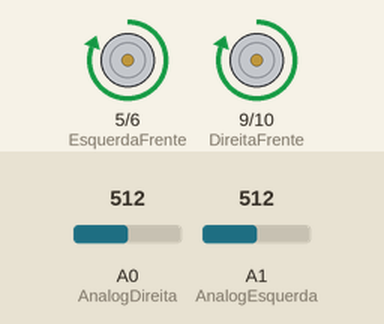
This sketch was run on a simulated Arduino Uno, built with avr-gcc and run on an emulated ATmega328P. Parts: motor-driver pin pairs drawn as motors (green arrow = first pin HIGH = forward, orange = second pin HIGH = backward, longer = more drive). Inputs (shaded band) come from the test bench; at power-on: A0 (AnalogDireita) = 512, A1 (AnalogEsquerda) = 512.

Above: at 1.25 s.
1.3 s: A0 (AnalogDireita) set to 110
4.3 s: A0 (AnalogDireita) set to 94
7.3 s: A0 (AnalogDireita) set to 122
10.3 s: A1 (AnalogEsquerda) set to 104
13.3 s: A1 (AnalogEsquerda) set to 95
16.3 s: A1 (AnalogEsquerda) set to 122
Timing chart, 0 to 20.3 s (numbered marks = the images above; inputs shaded):
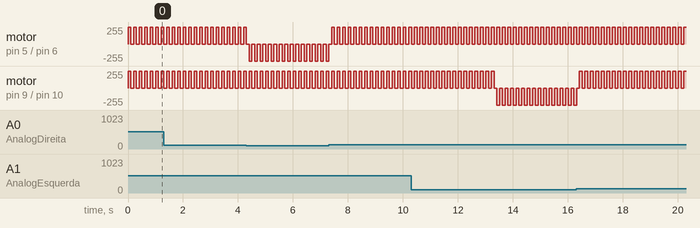

The sketch:

segue_linha_definitivo.ino
```cpp
int EsquerdaTras = 6;
int EsquerdaFrente = 5;
int DireitaTras = 10;
int DireitaFrente = 9;

int AnalogDireita = A0;
int AnalogEsquerda = A1;
int leituraDireita = 0;
int leituraEsquerda = 0;

void setup() {
  Serial.begin(9600);

  pinMode(EsquerdaTras,OUTPUT);
  pinMode(EsquerdaFrente,OUTPUT);

  pinMode(DireitaTras,OUTPUT);
  pinMode(DireitaFrente,OUTPUT);

}

void loop() {
  leituraDireita = analogRead(AnalogDireita);
  leituraEsquerda = analogRead(AnalogEsquerda);

  if (leituraDireita > 100 && leituraEsquerda < 100){
    digitalWrite(DireitaTras, HIGH);
    digitalWrite(EsquerdaFrente, HIGH);
    digitalWrite(EsquerdaTras, LOW);
    digitalWrite(DireitaFrente, LOW);

  } else {
    if (leituraEsquerda > 100 && leituraDireita < 100) {
      digitalWrite(EsquerdaTras, HIGH);
      digitalWrite(DireitaFrente, HIGH);
      digitalWrite(EsquerdaFrente, LOW);
      digitalWrite(DireitaTras, LOW);
    } else {
      digitalWrite(EsquerdaFrente, HIGH);
      digitalWrite(DireitaFrente, HIGH);
      digitalWrite(EsquerdaTras, LOW);
      digitalWrite(DireitaTras, LOW);
    }
  }
  delay(100);
  digitalWrite(EsquerdaFrente, LOW);
  digitalWrite(DireitaFrente, LOW);
  digitalWrite(EsquerdaTras, LOW);
  digitalWrite(DireitaTras, LOW);
  delay(100);
}
```

Measured:
- by itself, motor on pin 5 (EsquerdaFrente) / pin 6 (EsquerdaTras), motor on pin 9 (DireitaFrente) / pin 10 (DireitaTras): alternates forward 255/255 for 0.10 s and stopped for 0.10 s
